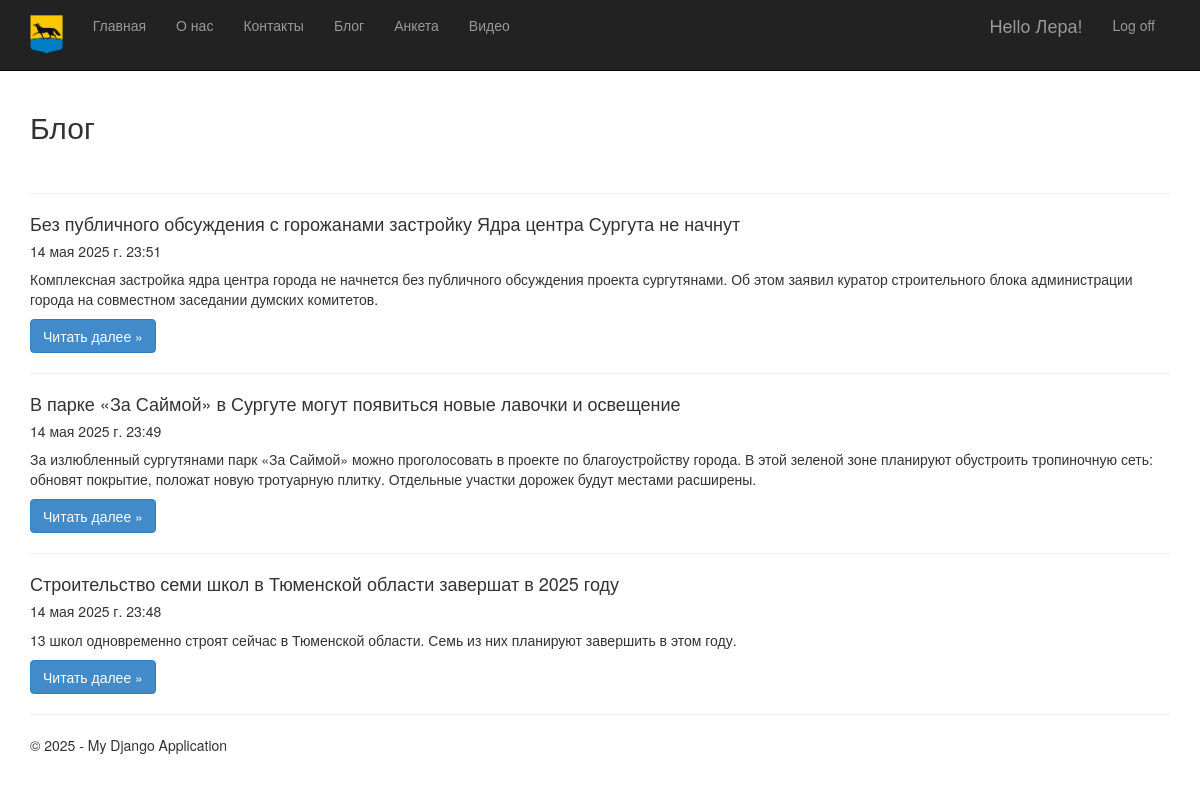
Screenshot of /blog/ (signed in) with the database file from the repository.
### app/models.py (models this page shows, shortened)
class Blog(models.Model):
    title = models.CharField(
        max_length=100,
        unique_for_date="posted",
        verbose_name="Заголовок"
    )
    description = models.TextField(verbose_name="Краткое содержание")
    content = models.TextField(verbose_name="Полное содержание")
    posted = models.DateTimeField(
        default=datetime.now,
        db_index=True,
        verbose_name="Дата публикации"
    )
    author = models.ForeignKey(
        User,
        null=True,
        blank=True,
        on_delete=models.SET_NULL,
        verbose_name="Автор"
    )
    image = models.ImageField(
        upload_to='app/content/blog_images/',
        default='app/content/blog_default.jpg',
        verbose_name="Изображение статьи",
        help_text="Рекомендуемый размер: 1200x800px"
    )
    class Meta:
        db_table = "Posts"
        ordering = ["-posted"]
        verbose_name = "статья блога"
        verbose_name_plural = "статьи блога"

### app/views.py (the view)
# urls.py: path('blog/', app.views.blog, name='blog'),
def blog(request):
    posts = Blog.objects.all().order_by('-posted')
    return render(
        request,
        'app/blog.html',
        {
            'title': 'Блог',
            'posts': posts,
            'year': datetime.now().year,
        }
    )

### app/templates/app/blog.html
{% extends "app/layout.html" %}
{% block content %}
<h2>{{ title }}</h2>
<br />
{% for post in posts %}
<hr>
<div class="blog-post">
    <h4>{{ post.title }}</h4>
    <h5>{{ post.posted }}</h5>
    <p>{{ post.description }}</p>
    <p><a href="{% url 'blogpost' post.id %}" class="btn btn-primary">Читать далее &raquo;</a></p>
</div>
{% endfor %}
{% endblock %}

### app/templates/app/loginpartial.html (shortened to what this page needs)
{% if user.is_authenticated %}
<form id="logoutForm" action="/logout/" method="post" class="navbar-right">
    <ul class="nav navbar-nav navbar-right">
        <li><span class="navbar-brand">Hello {{ user.username }}!</span></li>
        <li><a href="javascript:document.getElementById('logoutForm').submit()">Log off</a></li>
    </ul>
</form>
{% else %}
<ul class="nav navbar-nav navbar-right">
    <li><a href="{% url 'login' %}">Log in</a></li>
</ul>
{% endif %}

### app/static/app/content/site.css (style rules this page uses)
body { padding-top: 90px; padding-bottom: 20px; }

### rows the page displays
Blog: title "Без публичного обсуждения с горожанами застройку Ядра центра Сургута не начнут", posted "14 мая 2025 г. 23:51", description "Комплексная застройка ядра центра города не начнется без публичного обсуждения проекта сургутянами. Об этом заявил куратор строительного блока администрации города на совместном заседании думских комитетов."
Blog: title "В парке «За Саймой» в Сургуте могут появиться новые лавочки и освещение", posted "14 мая 2025 г. 23:49", description "За излюбленный сургутянами парк «За Саймой» можно проголосовать в проекте по благоустройству города. В этой зеленой зоне планируют обустроить тропиночную сеть: обновят покрытие, положат новую тротуарную плитку. Отдельные участки дорожек будут местами расширены."
Blog: title "Строительство семи школ в Тюменской области завершат в 2025 году", posted "14 мая 2025 г. 23:48", description "13 школ одновременно строят сейчас в Тюменской области. Семь из них планируют завершить в этом году."

### other values shown
{{ user.username }} "Лера"
{{ title }} "Блог"
